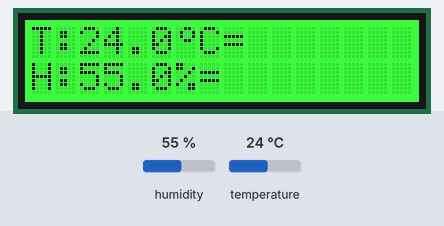
Bench run of a sketch on a simulated Arduino Uno, built with avr-gcc and run on an emulated ATmega328P. Shown: 16×2 character LCD. Inputs (shaded band) come from the test bench; at power-on: temperature 24 °C, humidity 55 %. What the sketch prints to the serial monitor is not drawn.

Above: at 3.3 s.
3.4 s: temperature set to 16 °C
At 7.2 s:
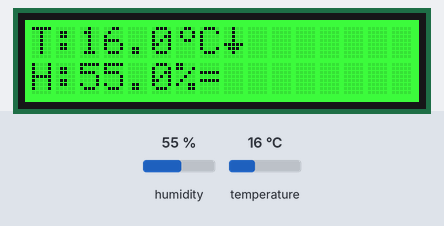
9.6 s: temperature set to 13 °C
At 13.2 s:
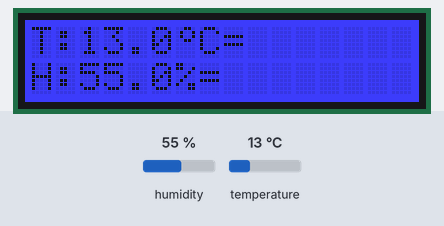
14.4 s: humidity set to 22 %
At 18.7 s:
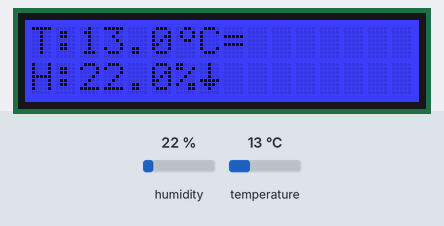
21.6 s: humidity set to 40 %
At 22.9 s:
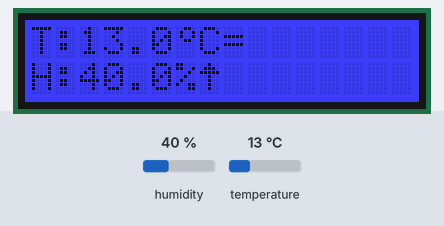
26.4 s: temperature set to 28 °C
At 31.4 s:
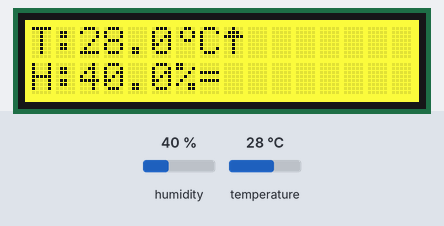
33.6 s: humidity set to 68 %
At 34.5 s:
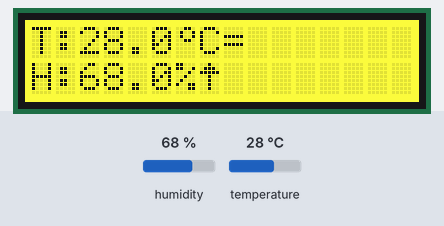
Timing chart, 0 to 36.6 s (numbered marks = the images above; inputs shaded):
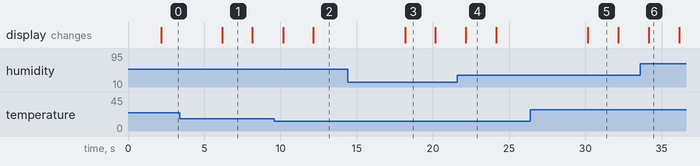

The sketch:

temperature_humidity_lcd.ino
```cpp
/*
 * Temperature and Humidity Monitor with Grove LCD Display
 *
 * Hardware:
 * - Arduino Uno
 * - DHT11 or DHT22 Temperature and Humidity Sensor
 * - Grove RGB LCD Display (16x2)
 *
 * Connections:
 * - DHT Sensor: Data pin to Digital Pin 2, VCC to 5V, GND to GND
 * - Grove LCD: Connect to I2C port (SDA to A4, SCL to A5)
 *
 * Required Libraries:
 * - DHT sensor library by Adafruit
 * - Grove LCD RGB Backlight library
 */

#include <Wire.h>
#include "rgb_lcd.h"
#include "DHT.h"

// DHT Sensor Configuration
#define DHTPIN 2          // Digital pin connected to the DHT sensor
#define DHTTYPE DHT11     // DHT11 or DHT22

// Initialize DHT sensor
DHT dht(DHTPIN, DHTTYPE);

// Initialize Grove LCD
rgb_lcd lcd;

// LCD backlight colors
const int colorR = 0;
const int colorG = 128;
const int colorB = 64;

// Variables for sensor readings
float temperature = 0;
float humidity = 0;

// Previous readings for trend tracking
float prevTemperature = 0;
float prevHumidity = 0;
bool firstReading = true;

// Timing variables
unsigned long previousMillis = 0;
const long interval = 2000;  // Read sensor every 2 seconds

// Custom characters
byte degreeSymbol[8] = {
  0b00110,
  0b01001,
  0b01001,
  0b00110,
  0b00000,
  0b00000,
  0b00000,
  0b00000
};

// Up arrow for rising values
byte upArrow[8] = {
  0b00100,
  0b01110,
  0b11111,
  0b00100,
  0b00100,
  0b00100,
  0b00100,
  0b00000
};

// Down arrow for falling values
byte downArrow[8] = {
  0b00100,
  0b00100,
  0b00100,
  0b00100,
  0b11111,
  0b01110,
  0b00100,
  0b00000
};

// Stable indicator (equals sign)
byte stableSymbol[8] = {
  0b00000,
  0b00000,
  0b11111,
  0b00000,
  0b11111,
  0b00000,
  0b00000,
  0b00000
};

void setup() {
  // Initialize serial communication for debugging
  Serial.begin(9600);
  Serial.println("Temperature and Humidity Monitor");
  Serial.println("================================");

  // Initialize DHT sensor
  dht.begin();

  // Initialize LCD with 16 columns and 2 rows
  lcd.begin(16, 2);

  // Create custom characters
  lcd.createChar(0, degreeSymbol);
  lcd.createChar(1, upArrow);
  lcd.createChar(2, downArrow);
  lcd.createChar(3, stableSymbol);

  // Set LCD backlight color
  lcd.setRGB(colorR, colorG, colorB);

  // Display startup message
  lcd.setCursor(0, 0);
  lcd.print("Temp & Humidity");
  lcd.setCursor(0, 1);
  lcd.print("Monitor v1.0");

  delay(2000);
  lcd.clear();
}

void loop() {
  unsigned long currentMillis = millis();

  // Read sensor at specified interval
  if (currentMillis - previousMillis >= interval) {
    previousMillis = currentMillis;

    // Store previous readings for trend tracking
    if (!firstReading) {
      prevTemperature = temperature;
      prevHumidity = humidity;
    }

    // Read humidity and temperature
    humidity = dht.readHumidity();
    temperature = dht.readTemperature();  // Celsius
    // For Fahrenheit: temperature = dht.readTemperature(true);

    // Check if readings are valid
    if (isnan(humidity) || isnan(temperature)) {
      Serial.println("Error: Failed to read from DHT sensor!");

      // Display error on LCD
      lcd.clear();
      lcd.setCursor(0, 0);
      lcd.print("Sensor Error!");
      lcd.setCursor(0, 1);
      lcd.print("Check connection");

      // Set LCD backlight to red for error
      lcd.setRGB(255, 0, 0);

      return;
    }

    // Reset backlight to normal color
    lcd.setRGB(colorR, colorG, colorB);

    // Print to Serial Monitor
    Serial.print("Temperature: ");
    Serial.print(temperature);
    Serial.print(" °C ");
    Serial.print(getTrendChar(temperature, prevTemperature));
    Serial.print("  |  Humidity: ");
    Serial.print(humidity);
    Serial.print(" % ");
    Serial.println(getTrendChar(humidity, prevHumidity));

    // Mark first reading complete
    if (firstReading) {
      prevTemperature = temperature;
      prevHumidity = humidity;
      firstReading = false;
    }

    // Display on LCD
    displayReadings();

    // Change backlight color based on temperature
    updateBacklightColor();
  }
}

void displayReadings() {
  lcd.clear();

  // Display temperature on first row with trend arrow
  lcd.setCursor(0, 0);
  lcd.print("T:");
  lcd.print(temperature, 1);  // 1 decimal place
  lcd.write((uint8_t)0);      // Custom degree symbol
  lcd.print("C");
  lcd.write(getTrendSymbol(temperature, prevTemperature));

  // Display humidity on second row with trend arrow
  lcd.setCursor(0, 1);
  lcd.print("H:");
  lcd.print(humidity, 1);     // 1 decimal place
  lcd.print("%");
  lcd.write(getTrendSymbol(humidity, prevHumidity));
}

// Get trend symbol for LCD (custom character index)
uint8_t getTrendSymbol(float current, float previous) {
  float diff = current - previous;
  if (diff > 0.1) {
    return 1;  // Up arrow
  } else if (diff < -0.1) {
    return 2;  // Down arrow
  } else {
    return 3;  // Stable
  }
}

// Get trend character for Serial output
char getTrendChar(float current, float previous) {
  float diff = current - previous;
  if (diff > 0.1) {
    return '^';  // Rising
  } else if (diff < -0.1) {
    return 'v';  // Falling
  } else {
    return '=';  // Stable
  }
}

void updateBacklightColor() {
  // Change LCD backlight color based on temperature ranges
  if (temperature < 15) {
    // Cold - Blue
    lcd.setRGB(0, 0, 255);
  } else if (temperature < 25) {
    // Comfortable - Green
    lcd.setRGB(0, 255, 0);
  } else if (temperature < 30) {
    // Warm - Yellow
    lcd.setRGB(255, 255, 0);
  } else {
    // Hot - Red
    lcd.setRGB(255, 0, 0);
  }
}
```

Measured:
- the behaviour switches between 15 and 14 °C on temperature (found by bisection; images 1 and 2)
- after the input at 3.4 s, the display: changes after 2.8 s (image 1)
- after the input at 9.6 s, the display: first changes after 0.57 s (image 2 shows a later state)
- after the input at 14.4 s, the display: changes after 3.8 s (image 3)
- after the input at 21.6 s, the display: changes after 0.57 s (image 4)
- after the input at 26.4 s, the display: changes after 3.8 s (image 5)
- after the input at 33.6 s, the display: changes after 0.57 s (image 6)
